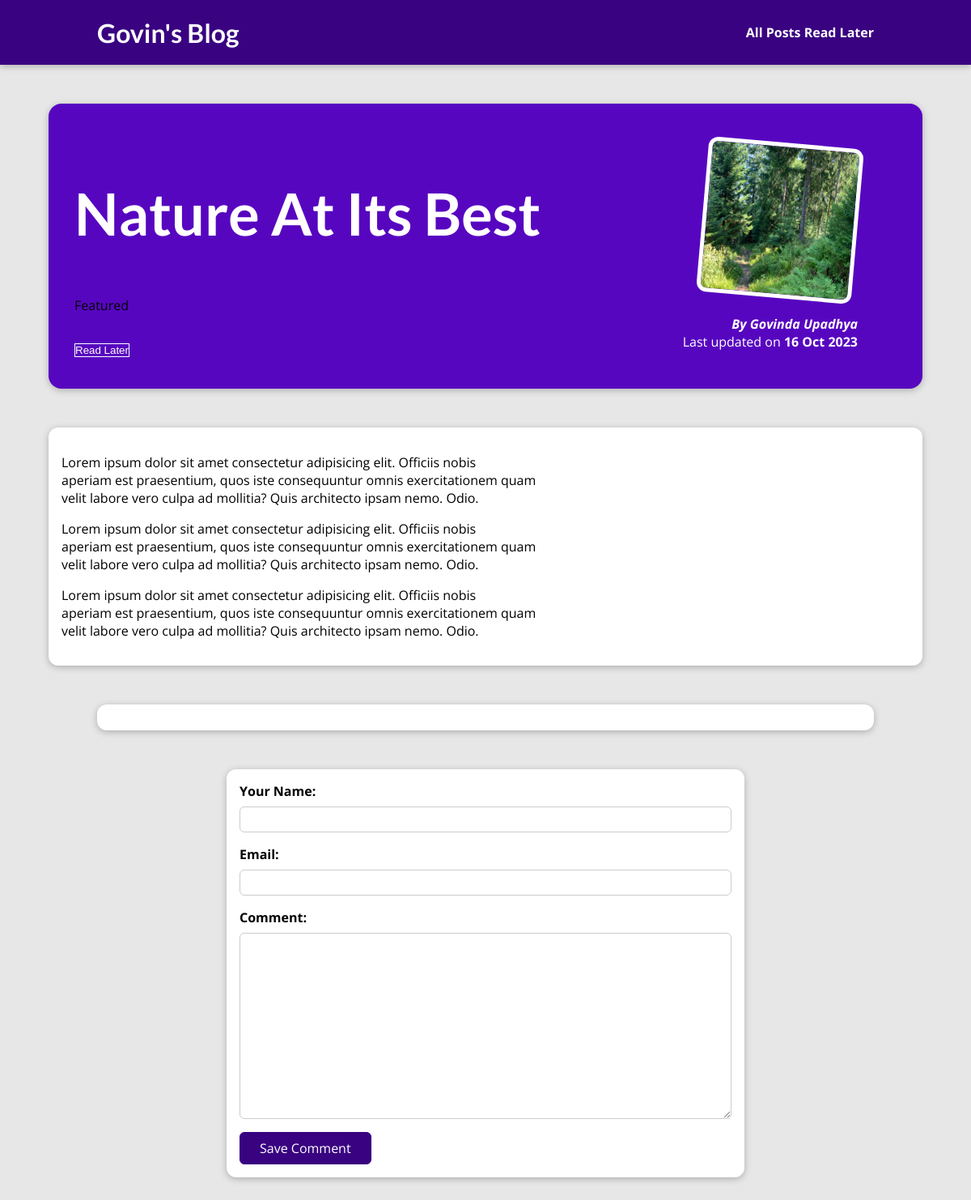
The page /posts/nature-at-its-best on the database its author committed.
### blog/models.py (models this page shows, shortened)
class Post(models.Model):
    title=models.CharField(max_length=100,null=True)
    author=models.ForeignKey(Author,on_delete=models.SET_NULL,related_name="post",null=True)
    excerpt=models.CharField(max_length=200,null=True)
    image=models.ImageField(upload_to="images",null=True)
    date=models.DateField(auto_now=True)
    slug=models.SlugField(unique=True,default="",null=True)
    content=models.TextField(validators=[MinLengthValidator(10)])
    caption=models.ManyToManyField(Tag)

class Tag(models.Model):
    caption=models.CharField(max_length=100)

class Author(models.Model):
    first_name=models.CharField(max_length=100)
    last_name=models.CharField(max_length=100)
    email=models.EmailField()
    def full_name(self):
        return f"{self.first_name} {self.last_name}"
    def __str__(self):
        return self.full_name()

### blog/views.py (the view, shortened to what this page needs)
# urls.py: path("posts/<slug:slug>",views.PostDetails.as_view(),name="post-detail-page"),
class PostDetails(View):
    def get(self,request,slug):
        post=Post.objects.get(slug=slug)
        context={
                "post":post,
                "post_tags":post.caption.all(),
                "comment_form":CommentForm(),
                "comments":post.comments.all().order_by("-id")
        }
        return render(request,"blog/post-detail.html",context)

### blog/forms.py
class CommentForm(ModelForm):
    class Meta:
        model=Comments
        exclude=["post"]
        labels={
            "user_name":"Your Name",
            "email":"Email",
            "comment":"Comment",
        }

### blog/templates/blog/post-detail.html (shortened to what this page needs)
{% extends "base.html" %}
{% load static %}
{% block css_file %}
<link rel="stylesheet" href="{% static 'blog/post-detail.css' %}">
<link rel="stylesheet" href="{% static 'blog/index.css' %}">
{% endblock css_file %}
{% block content %}
<section id="summary">
    <h2>{{post.title}}</h2>
    <div>
        {% for tag in post_tags %}
            <span>{{tag.caption}}</span>
        {% endfor %}
    </div>
    <div id="read-later">
        <form action="" method="POST">
            <button>Read Later</button>
        </form>
    </div>
    <article>
        <img src="{{post.image.url}}" alt="Post Title"/>
        <address>By <a href="mailto:{{post.author.email_address}}">{{post.author|title}}</a></address>
        <div>
            Last updated on <time>{{post.date|date:"d M Y"}}</time>
        </div>
    </article>
</section>
<main>
    <p>
        {{post.content|linebreaks}}
    </p>
</main>
<section id="comments">
</section>
    <div>
        <form id="comment-form" action="{% url "post-detail-page" post.slug %} " method="POST">
            {% for form_field in comment_form %}
                <div class="form-control">
                    {{form_field.label_tag}}
                    {{form_field}}
                </div>
            {% endfor %}
            <button type="submit">Save Comment</button>
        </form>
    </div>
{%endblock%}

### static/app.css (style rules this page uses)
* { box-sizing: border-box; }
html { font-family: 'Open Sans', 'Lato', sans-serif; }
body { margin: 0; }
h1, h2, h3 { font-family: 'Lato', sans-serif; font-weight: bold; }

### blog/static/blog/post-detail.css (style rules this page uses)
body { background-color: #e7e7e7; }
#summary { margin: 8rem auto 3rem auto; padding: 2rem; width: 90%; max-width: 90rem; border-radius: 16px; background-color: #5706c0; position: relative; box-shadow: 0 2px 8px rgba(0, 0, 0, 0.25); height: 22rem; }
#summary h2 { color: white; font-size: 4.5rem; }
#summary article { position: absolute; top: 2rem; right: 3rem; padding: 1rem 2rem; border-radius: 12px; text-align: right; color: white; }
#summary article img { width: 12rem; height: 12rem; border-radius: 12px; transform: rotateZ(5deg); border: 5px solid white; margin-bottom: 1rem; }
#summary address { font-weight: bold; }
#summary a { color: white; text-decoration: None; }
#summary time { font-weight: bold; }
#read-later { margin: 2rem 0; }
#read-later button { background-color: transparent; border:1px solid white; padding:inherit; color:white; cursor:pointer; }
main { width: 90%; max-width: 90rem; margin: 3rem auto; background-color: white; padding: 1rem; border-radius: 12px; box-shadow: 0 2px 8px rgba(0, 0, 0, 0.25); }
#comment-form { margin: 3rem auto; width: 90%; max-width: 40rem; border-radius: 12px; background-color: white; box-shadow: 0 2px 8px rgba(0, 0, 0, 0.25); padding: 1rem; }
#comment-form button { font: inherit; background-color: #390281; color: white; border: 1px solid #390281; padding: 0.5rem 1.5rem; border-radius: 6px; cursor: pointer; }
.form-control { margin-bottom: 1rem; }
.form-control label { font-weight: bold; margin-bottom: 0.5rem; display: block; }
.form-control input, .form-control textarea { display: block; width: 100%; font: inherit; padding: 0.25rem; border-radius: 6px; border: 1px solid #ccc; }
#comments { margin: 3rem auto; width: 90%; max-width: 60rem; border-radius: 12px; background-color: white; box-shadow: 0 2px 8px rgba(0, 0, 0, 0.25); padding: 1rem 2rem; }

### rows shown on the page
Post: title "Nature At Its Best", image (picture), author "Govinda Upadhya", date "16 Oct 2023", content "Lorem ipsum dolor sit amet consectetur adipisicing elit. Officiis nobis aperiam est praesentium, quos iste consequuntur omnis exercitationem quam velit labore vero culpa ad mollitia? Quis architecto ipsam nemo. Odio. Lorem ipsum dolor sit amet consectetur adipisicing elit. Officiis nobis aperiam est praesentium, quos iste consequuntur omnis exercitationem quam velit labore vero culpa ad mollitia? Quis architecto ipsam nemo. Odio. Lorem ipsum dolor sit amet consectetur adipisicing elit. Officiis nobis aperiam est praesentium, quos iste consequuntur omnis exercitationem quam velit labore vero culpa ad mollitia? Quis architecto ipsam nemo. Odio."
Tag: caption "Featured"
